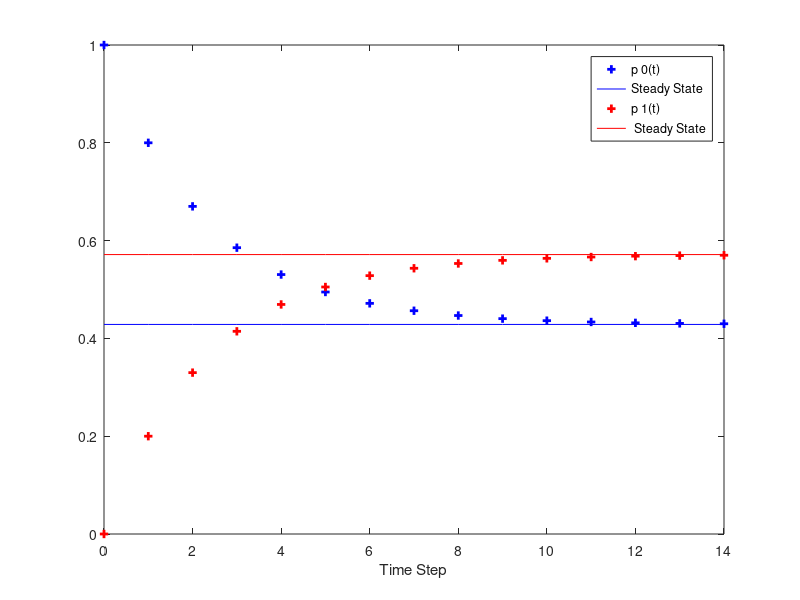

Here is the MATLAB script that generated this plot:
a = 0.2;b = 0.15;P = [1-a a; b 1-b];T = 0:14;pp = zeros(2,length(T));for i=1:length(T)  pp(:,i) = dtmc(P,T(i),[1 0]);
endfor
ss = dtmc(P); # compute steady state probabilitiesplot(T, pp(1,:), "b+;p 0(t);", "linewidth", 2, ...T, ss(1)*ones(size(T)), "b;Steady State;", ...T, pp(2,:), "r+;p 1(t);", "linewidth", 2, ...T, ss(2)*ones(size(T)), "r; Steady State;");xlabel("Time Step");